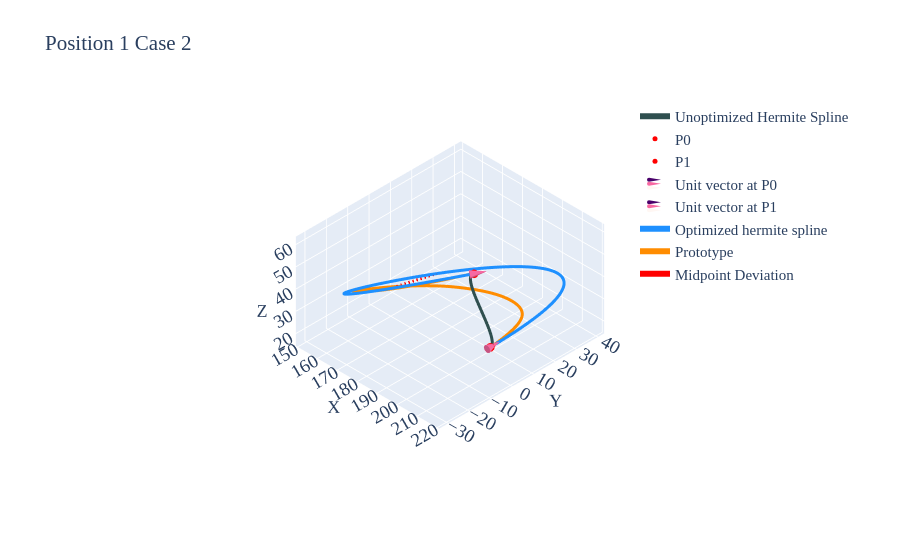

Write notebook code for a chart like this one.
### Markdown cell above
## Case 02

### Code cell
df=pd.read_csv('../data/2810/p1-case2.csv')
prt=df.iloc[10:,2:].reset_index(drop=True)

p0=df.iloc[5,2:].values.astype(float)    # Point0
p1=df.iloc[6,2:].values.astype(float)    # Point1
u0=df.iloc[8,2:].values.astype(float)    # Unit Vector @ Point0
u1=df.iloc[9,2:].values.astype(float)    # Unit Vector @ Point1
m0=df.iloc[2,1]                          # Magnitude for Vector1
m1=df.iloc[3,1]                          # Magnitude for Vector2
u0_init=u0*m0
u1_init=u1*m1
spl=utils.hermite(p0, p1, u0_init, u1_init,num_points=51)

tgt=utils.length(prt.values)             # Target spline length

obj_fn=lambda x: utils.length(utils.hermite(p0,p1,x*u0,x*u1)) - tgt
sol=optimize.root_scalar(obj_fn, bracket=[0, tgt*3], method='brentq')
solx=sol.root
u0_final=solx*u0
u1_final=solx*u1
spl=utils.hermite(p0,p1,u0_init,u1_init,num_points=100)
spl_tgt=utils.hermite(p0,p1,u0_final,u1_final,num_points=100)

print(f'Length of the Prototype Spline: {utils.length(prt.values):.5f}')
print(f'Given target spline length: {tgt:.5f}')
print(f'Length of the Hermite Spline: {utils.length(spl.astype(float)):.5f}')
print(f'Achieved Length of the Hermite Spline: {utils.length(spl_tgt.astype(float)):.5f}')
print(f'\nComputed Magnitude (X): {solx:.4f}')

a=prt.iloc[50]
b=pd.DataFrame(spl_tgt,columns=prt.columns).iloc[50]
mag.append(np.round(solx,3))
prt_len.append(utils.length(prt.values).round(3))
ach_len.append(utils.length(spl_tgt.astype(float)).round(3))
err_len.append(utils.length(pd.DataFrame([a,b]).values).round(3))
fig=utils.plotter_v2(spl,p0,p1,u0_init,u1_init,spl1=spl_tgt,spl2=prt.values,x_label='Unoptimized Hermite Spline',
                     spl1_label='Optimized hermite spline',spl2_label='Prototype',cne=6,intr='d',height=550,width=900,title='Position 1 Case 2')
fig.add_trace(go.Scatter3d(x=[a[0],b[0]],y=[a[1],b[1]],z=[a[2],b[2]],mode='lines',name='Midpoint Deviation'
                           ,line=dict(color='red',width=6,dash='longdash'),text='Length '+str(utils.length(pd.DataFrame([a,b]).values).round(2)))) 
fig.update_layout(legend=dict(x=0.75,y=1,xanchor="left",yanchor="top"))
fig.update_layout(autosize=True)
pio.write_html(fig,'../ppt/1411-arc-len-herm/p1-case2.html')
fig.show()
